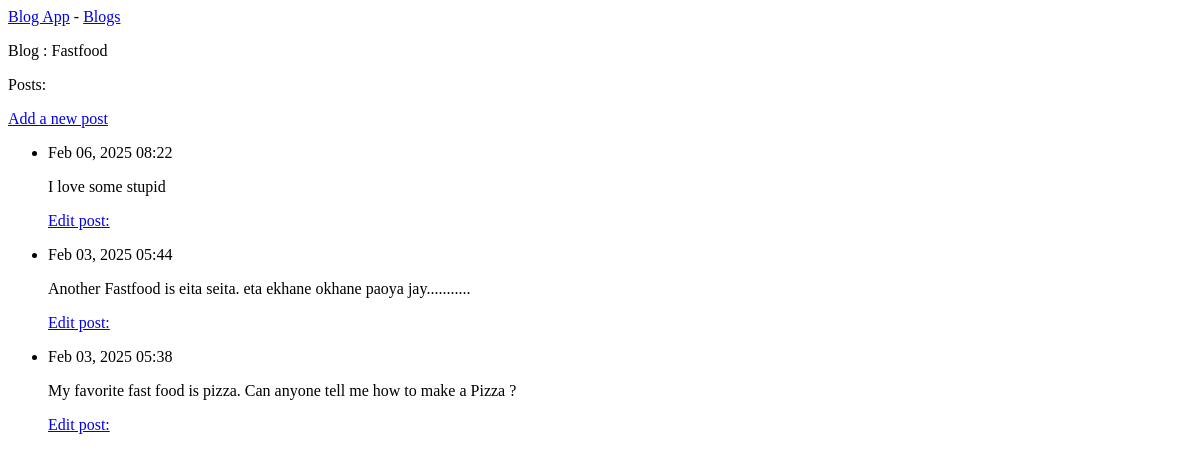
Page /blogs/1/ on the earlier database version.
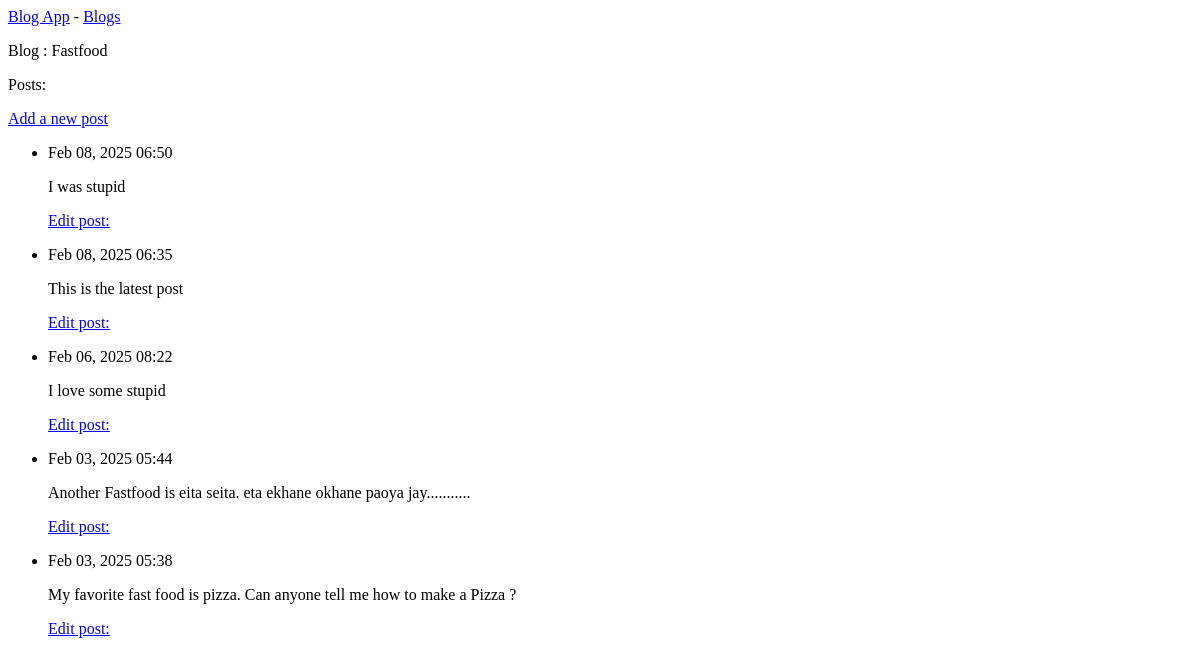
Same page on the later database version.
### blogs_app/models.py (models this page shows, shortened)
class Blog(models.Model):
    title = models.CharField(max_length=200)
    date_added = models.DateTimeField(auto_now_add=True)

class Post(models.Model):
    blog= models.ForeignKey(Blog, on_delete = models.CASCADE)
    text = models.TextField()
    date_added = models.DateTimeField(auto_now_add= True)
    class Meta:
        verbose_name_plural = 'posts'

### blogs_app/views.py (the view)
# urls.py: path('blogs/<int:blog_id>/', views.blog, name='blog'),
def blog(request, blog_id):
    blog = Blog.objects.get(id=blog_id)
    posts=blog.post_set.order_by('-date_added')
    context={'blog': blog, 'posts': posts}
    return render(request, 'blogs_app/blog.html', context)

### blogs_app/templates/blogs_app/blog.html
{% extends 'blogs_app/base.html' %}
{% block content %}
<p>Blog : {{blog.title}}</p>
<p>Posts: </p>
<p>
    <a href = "{% url 'blogs_app:new_post' blog.id %}">Add a new post</a>
</p>
<ul>
    {% for post in posts %}
    <li>
        <p>{{ post.date_added|date:'M d, Y H:i' }}</p>
        <p>{{ post.text|linebreaks }}</p>
        <p>
            <a href="{% url 'blogs_app:edit_post' post.id %}">Edit post:</a>
        </p>
    </li>
    {% empty %}
    <li>There are no posts for this blog.</li>
    {% endfor %}
</ul>
{% endblock content %}

### blogs_app/templates/blogs_app/base.html
<p>
    <a href="{%url 'blogs_app:index'%}">Blog App</a> -
    <a href="{%url 'blogs_app:blogs'%}">Blogs</a>
</p>
{% block content %}{% endblock content %}

Differences in the rows shown:
added Post: date_added "Feb 08, 2025 06:50", text "I was stupid"
added Post: date_added "Feb 08, 2025 06:35", text "This is the latest post"
